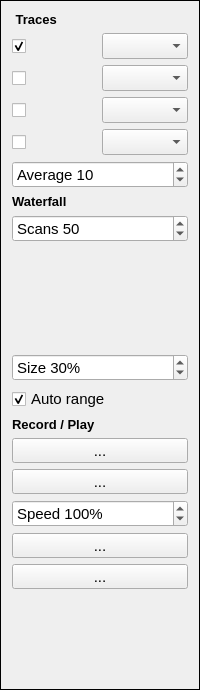
     <widget class="QFrame" name="left_frame">
      <property name="sizePolicy">
       <sizepolicy hsizetype="Fixed" vsizetype="Preferred">
        <horstretch>0</horstretch>
        <verstretch>0</verstretch>
       </sizepolicy>
      </property>
      <property name="minimumSize">
       <size>
        <width>140</width>
        <height>0</height>
       </size>
      </property>
      <property name="frameShape">
       <enum>QFrame::Shape::Box</enum>
      </property>
      <property name="frameShadow">
       <enum>QFrame::Shadow::Plain</enum>
      </property>
      <layout class="QGridLayout" name="gridLayout_3">
       <item row="17" column="1">
        <spacer name="verticalSpacer">
         <property name="sizePolicy">
          <sizepolicy hsizetype="Minimum" vsizetype="Expanding">
           <horstretch>0</horstretch>
           <verstretch>0</verstretch>
          </sizepolicy>
         </property>
         <property name="font">
          <font>
           <pointsize>11</pointsize>
          </font>
         </property>
         <property name="orientation">
          <enum>Qt::Orientation::Vertical</enum>
         </property>
         <property name="sizeHint" stdset="0">
          <size>
           <width>20</width>
           <height>89</height>
          </size>
         </property>
        </spacer>
       </item>
       <item row="12" column="0" colspan="2">
        <widget class="QToolButton" name="record">
         <property name="sizePolicy">
          <sizepolicy hsizetype="Preferred" vsizetype="Preferred">
           <horstretch>0</horstretch>
           <verstretch>0</verstretch>
          </sizepolicy>
         </property>
         <property name="maximumSize">
          <size>
           <width>16777215</width>
           <height>28</height>
          </size>
         </property>
         <property name="font">
          <font>
           <pointsize>11</pointsize>
          </font>
         </property>
         <property name="toolTip">
          <string>Start recording</string>
         </property>
         <property name="text">
          <string>...</string>
         </property>
         <property name="icon">
          <iconset theme="media-record"/>
         </property>
         <property name="iconSize">
          <size>
           <width>16</width>
           <height>16</height>
          </size>
         </property>
         <property name="checkable">
          <bool>false</bool>
         </property>
        </widget>
       </item>
       <item row="3" column="0">
        <widget class="QCheckBox" name="trace3">
         <property name="sizePolicy">
          <sizepolicy hsizetype="Preferred" vsizetype="Preferred">
           <horstretch>0</horstretch>
           <verstretch>0</verstretch>
          </sizepolicy>
         </property>
         <property name="font">
          <font>
           <pointsize>11</pointsize>
          </font>
         </property>
         <property name="toolTip">
          <string>Trace 3 on</string>
         </property>
         <property name="text">
          <string/>
         </property>
        </widget>
       </item>
       <item row="10" column="0" colspan="2">
        <widget class="QCheckBox" name="waterfall_auto">
         <property name="sizePolicy">
          <sizepolicy hsizetype="Minimum" vsizetype="Preferred">
           <horstretch>0</horstretch>
           <verstretch>0</verstretch>
          </sizepolicy>
         </property>
         <property name="font">
          <font>
           <pointsize>11</pointsize>
          </font>
         </property>
         <property name="text">
          <string>Auto range</string>
         </property>
         <property name="checked">
          <bool>true</bool>
         </property>
        </widget>
       </item>
       <item row="9" column="0" colspan="2">
        <widget class="QSpinBox" name="waterfall_size">
         <property name="font">
          <font>
           <pointsize>11</pointsize>
          </font>
         </property>
         <property name="suffix">
          <string>%</string>
         </property>
         <property name="prefix">
          <string>Size </string>
         </property>
         <property name="maximum">
          <number>100</number>
         </property>
         <property name="singleStep">
          <number>10</number>
         </property>
         <property name="value">
          <number>30</number>
         </property>
        </widget>
       </item>
       <item row="2" column="0">
        <widget class="QCheckBox" name="trace2">
         <property name="sizePolicy">
          <sizepolicy hsizetype="Preferred" vsizetype="Preferred">
           <horstretch>0</horstretch>
           <verstretch>0</verstretch>
          </sizepolicy>
         </property>
         <property name="font">
          <font>
           <pointsize>11</pointsize>
          </font>
         </property>
         <property name="toolTip">
          <string>Trace 2 on</string>
         </property>
         <property name="text">
          <string/>
         </property>
         <property name="tristate">
          <bool>false</bool>
         </property>
        </widget>
       </item>
       <item row="3" column="1">
        <widget class="QComboBox" name="t3_type">
         <property name="sizePolicy">
          <sizepolicy hsizetype="Minimum" vsizetype="Preferred">
           <horstretch>0</horstretch>
           <verstretch>0</verstretch>
          </sizepolicy>
         </property>
         <property name="minimumSize">
          <size>
           <width>0</width>
           <height>0</height>
          </size>
         </property>
         <property name="maximumSize">
          <size>
           <width>16777215</width>
           <height>16777215</height>
          </size>
         </property>
         <property name="font">
          <font>
           <pointsize>11</pointsize>
          </font>
         </property>
         <property name="toolTip">
          <string>Trace type</string>
         </property>
        </widget>
       </item>
       <item row="13" column="0" colspan="2">
        <widget class="QToolButton" name="play">
         <property name="sizePolicy">
          <sizepolicy hsizetype="Preferred" vsizetype="Preferred">
           <horstretch>0</horstretch>
           <verstretch>0</verstretch>
          </sizepolicy>
         </property>
         <property name="maximumSize">
          <size>
           <width>16777215</width>
           <height>28</height>
          </size>
         </property>
         <property name="font">
          <font>
           <pointsize>11</pointsize>
          </font>
         </property>
         <property name="toolTip">
          <string>Play recording</string>
         </property>
         <property name="text">
          <string>...</string>
         </property>
         <property name="icon">
          <iconset theme="media-playback-start"/>
         </property>
         <property name="iconSize">
          <size>
           <width>16</width>
           <height>16</height>
          </size>
         </property>
         <property name="checkable">
          <bool>false</bool>
         </property>
        </widget>
       </item>
       <item row="8" column="0" colspan="2">
        <widget class="PlotWidget" name="histogram" native="true">
         <property name="sizePolicy">
          <sizepolicy hsizetype="Minimum" vsizetype="Preferred">
           <horstretch>0</horstretch>
           <verstretch>0</verstretch>
          </sizepolicy>
         </property>
         <property name="minimumSize">
          <size>
           <width>0</width>
           <height>100</height>
          </size>
         </property>
         <property name="maximumSize">
          <size>
           <width>16777214</width>
           <height>400</height>
          </size>
         </property>
         <property name="font">
          <font>
           <pointsize>11</pointsize>
          </font>
         </property>
         <property name="toolTip">
          <string>Waterfall Sensitivity
and Colours</string>
         </property>
        </widget>
       </item>
       <item row="1" column="0">
        <widget class="QCheckBox" name="trace1">
         <property name="sizePolicy">
          <sizepolicy hsizetype="Preferred" vsizetype="Preferred">
           <horstretch>0</horstretch>
           <verstretch>0</verstretch>
          </sizepolicy>
         </property>
         <property name="font">
          <font>
           <pointsize>11</pointsize>
          </font>
         </property>
         <property name="acceptDrops">
          <bool>false</bool>
         </property>
         <property name="toolTip">
          <string>Trace 1 on</string>
         </property>
         <property name="text">
          <string/>
         </property>
         <property name="checked">
          <bool>true</bool>
         </property>
         <property name="tristate">
          <bool>false</bool>
         </property>
        </widget>
       </item>
       <item row="4" column="0">
        <widget class="QCheckBox" name="trace4">
         <property name="sizePolicy">
          <sizepolicy hsizetype="Preferred" vsizetype="Preferred">
           <horstretch>1</horstretch>
           <verstretch>0</verstretch>
          </sizepolicy>
         </property>
         <property name="font">
          <font>
           <pointsize>11</pointsize>
          </font>
         </property>
         <property name="toolTip">
          <string>Trace 4 on</string>
         </property>
         <property name="text">
          <string/>
         </property>
        </widget>
       </item>
       <item row="6" column="0" colspan="2">
        <widget class="QLabel" name="label_2">
         <property name="sizePolicy">
          <sizepolicy hsizetype="Minimum" vsizetype="Preferred">
           <horstretch>0</horstretch>
           <verstretch>0</verstretch>
          </sizepolicy>
         </property>
         <property name="font">
          <font>
           <pointsize>10</pointsize>
           <bold>true</bold>
          </font>
         </property>
         <property name="text">
          <string>Waterfall</string>
         </property>
        </widget>
       </item>
       <item row="11" column="0" colspan="2">
        <widget class="QLabel" name="label">
         <property name="font">
          <font>
           <pointsize>10</pointsize>
           <bold>true</bold>
          </font>
         </property>
         <property name="text">
          <string>Record / Play</string>
         </property>
        </widget>
       </item>
       <item row="15" column="0" colspan="2">
        <widget class="QToolButton" name="stop">
         <property name="sizePolicy">
          <sizepolicy hsizetype="Preferred" vsizetype="Preferred">
           <horstretch>0</horstretch>
           <verstretch>0</verstretch>
          </sizepolicy>
         </property>
         <property name="maximumSize">
          <size>
           <width>16777215</width>
           <height>28</height>
          </size>
         </property>
         <property name="font">
          <font>
           <pointsize>11</pointsize>
          </font>
         </property>
         <property name="toolTip">
          <string>Stop recording or playing</string>
         </property>
         <property name="text">
          <string>...</string>
         </property>
         <property name="icon">
          <iconset theme="media-playback-stop"/>
         </property>
         <property name="checkable">
          <bool>false</bool>
         </property>
         <property name="checked">
          <bool>false</bool>
         </property>
        </widget>
       </item>
       <item row="4" column="1">
        <widget class="QComboBox" name="t4_type">
         <property name="sizePolicy">
          <sizepolicy hsizetype="Minimum" vsizetype="Preferred">
           <horstretch>0</horstretch>
           <verstretch>0</verstretch>
          </sizepolicy>
         </property>
         <property name="minimumSize">
          <size>
           <width>0</width>
           <height>0</height>
          </size>
         </property>
         <property name="maximumSize">
          <size>
           <width>16777215</width>
           <height>16777215</height>
          </size>
         </property>
         <property name="font">
          <font>
           <pointsize>11</pointsize>
          </font>
         </property>
         <property name="toolTip">
          <string>Trace type</string>
         </property>
        </widget>
       </item>
       <item row="1" column="1">
        <widget class="QComboBox" name="t1_type">
         <property name="sizePolicy">
          <sizepolicy hsizetype="Minimum" vsizetype="Preferred">
           <horstretch>0</horstretch>
           <verstretch>0</verstretch>
          </sizepolicy>
         </property>
         <property name="minimumSize">
          <size>
           <width>0</width>
           <height>0</height>
          </size>
         </property>
         <property name="maximumSize">
          <size>
           <width>16777215</width>
           <height>16777215</height>
          </size>
         </property>
         <property name="font">
          <font>
           <pointsize>11</pointsize>
          </font>
         </property>
         <property name="toolTip">
          <string>Trace type</string>
         </property>
         <property name="modelColumn">
          <number>0</number>
         </property>
        </widget>
       </item>
       <item row="14" column="0" colspan="2">
        <widget class="QSpinBox" name="speed">
         <property name="font">
          <font>
           <pointsize>11</pointsize>
          </font>
         </property>
         <property name="suffix">
          <string>%</string>
         </property>
         <property name="prefix">
          <string>Speed </string>
         </property>
         <property name="minimum">
          <number>10</number>
         </property>
         <property name="maximum">
          <number>1000</number>
         </property>
         <property name="singleStep">
          <number>10</number>
         </property>
         <property name="stepType">
          <enum>QAbstractSpinBox::StepType::AdaptiveDecimalStepType</enum>
         </property>
         <property name="value">
          <number>100</number>
         </property>
        </widget>
       </item>
       <item row="2" column="1">
        <widget class="QComboBox" name="t2_type">
         <property name="sizePolicy">
          <sizepolicy hsizetype="Minimum" vsizetype="Preferred">
           <horstretch>0</horstretch>
           <verstretch>0</verstretch>
          </sizepolicy>
         </property>
         <property name="minimumSize">
          <size>
           <width>0</width>
           <height>0</height>
          </size>
         </property>
         <property name="maximumSize">
          <size>
           <width>16777215</width>
           <height>16777215</height>
          </size>
         </property>
         <property name="font">
          <font>
           <pointsize>11</pointsize>
          </font>
         </property>
         <property name="toolTip">
          <string>Trace type</string>
         </property>
        </widget>
       </item>
       <item row="5" column="0" colspan="2">
        <widget class="QSpinBox" name="avgBox">
         <property name="sizePolicy">
          <sizepolicy hsizetype="Minimum" vsizetype="Preferred">
           <horstretch>0</horstretch>
           <verstretch>0</verstretch>
          </sizepolicy>
         </property>
         <property name="minimumSize">
          <size>
           <width>0</width>
           <height>0</height>
          </size>
         </property>
         <property name="maximumSize">
          <size>
           <width>16777215</width>
           <height>16777215</height>
          </size>
         </property>
         <property name="font">
          <font>
           <pointsize>11</pointsize>
          </font>
         </property>
         <property name="toolTip">
          <string>Trace averaging</string>
         </property>
         <property name="prefix">
          <string>Average </string>
         </property>
         <property name="minimum">
          <number>1</number>
         </property>
         <property name="maximum">
          <number>99</number>
         </property>
         <property name="value">
          <number>10</number>
         </property>
        </widget>
       </item>
       <item row="0" column="0" colspan="2">
        <widget class="QLabel" name="label_7">
         <property name="sizePolicy">
          <sizepolicy hsizetype="Minimum" vsizetype="Preferred">
           <horstretch>0</horstretch>
           <verstretch>0</verstretch>
          </sizepolicy>
         </property>
         <property name="font">
          <font>
           <pointsize>10</pointsize>
           <bold>true</bold>
          </font>
         </property>
         <property name="text">
          <string> Traces</string>
         </property>
        </widget>
       </item>
       <item row="7" column="0" colspan="2">
        <widget class="QSpinBox" name="memBox">
         <property name="sizePolicy">
          <sizepolicy hsizetype="Minimum" vsizetype="Preferred">
           <horstretch>0</horstretch>
           <verstretch>0</verstretch>
          </sizepolicy>
         </property>
         <property name="minimumSize">
          <size>
           <width>0</width>
           <height>0</height>
          </size>
         </property>
         <property name="maximumSize">
          <size>
           <width>16777215</width>
           <height>16777215</height>
          </size>
         </property>
         <property name="font">
          <font>
           <pointsize>11</pointsize>
          </font>
         </property>
         <property name="toolTip">
          <string>Waterfall/3D Time axis depth</string>
         </property>
         <property name="suffix">
          <string/>
         </property>
         <property name="prefix">
          <string>Scans </string>
         </property>
         <property name="minimum">
          <number>1</number>
         </property>
         <property name="maximum">
          <number>200</number>
         </property>
         <property name="value">
          <number>50</number>
         </property>
        </widget>
       </item>
       <item row="16" column="0" colspan="2">
        <widget class="QToolButton" name="eject">
         <property name="sizePolicy">
          <sizepolicy hsizetype="Preferred" vsizetype="Preferred">
           <horstretch>0</horstretch>
           <verstretch>0</verstretch>
          </sizepolicy>
         </property>
         <property name="maximumSize">
          <size>
           <width>16777215</width>
           <height>28</height>
          </size>
         </property>
         <property name="font">
          <font>
           <pointsize>11</pointsize>
          </font>
         </property>
         <property name="toolTip">
          <string>Clear loaded files</string>
         </property>
         <property name="text">
          <string>...</string>
         </property>
         <property name="icon">
          <iconset theme="media-eject"/>
         </property>
        </widget>
       </item>
      </layout>
     </widget>
